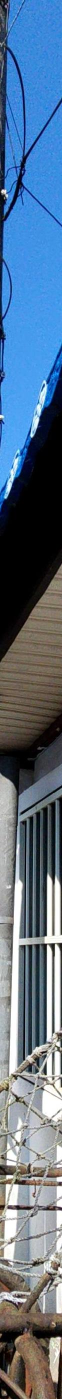
#> input picture 00.jpg, 124 x 2798 px, given in place of 6.jpg, which was not available (shown at 1/2 size)
$ python holeDetection.py
#> lines starting #> are read from the running program, lines starting #| are printed output that depends on the picture; after the words box and inside, x2 and y2 are one past the last pixel; in counts of white or black regions, pixels touching at a corner belong together; pictures that were not available may be replaced by others from this repository, and a replacement may not be noted
# -*- coding: utf-8 -*-
"""
Created on Wed Mar 27 17:26:11 2024

@author: h4tec
"""

import cv2
import numpy as np

# Read the image
image = cv2.imread('C:/Users/h4tec/Desktop/json_parsing/6.jpg')
#> image is the input picture: shape (2798, 124, 3); mean B, G, R 136, 113.2, 90.9

# Convert the image to grayscale
gray = cv2.cvtColor(image, cv2.COLOR_BGR2GRAY)
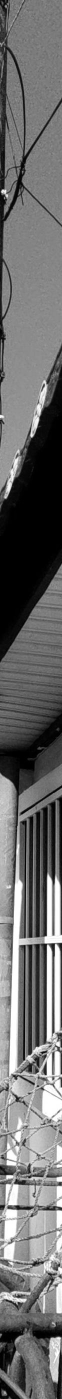
#> gray: shape (2798, 124) (shown at 1/2 size); min 0, max 255, mean 109.2

# Apply Gaussian blur to reduce noise
blurred = cv2.GaussianBlur(gray, (5, 5), 0)

# Perform edge detection using Canny
edges = cv2.Canny(blurred, 50, 150)
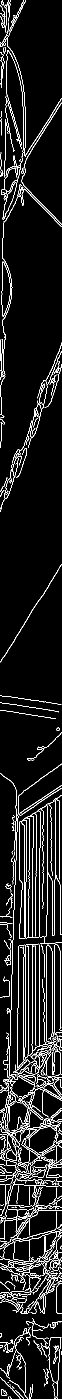
#> edges: shape (2798, 124) (shown at 1/2 size); 7.8% white in thin lines or dots

# Find contours in the edge-detected image
contours, _ = cv2.findContours(edges.copy(), cv2.RETR_EXTERNAL, cv2.CHAIN_APPROX_SIMPLE)
#> contours = 342 contours, 274 with area under 20; largest, box (x1, y1, x2, y2) and area: (38, 1590, 124, 1878) 6110, (34, 1889, 52, 2137) 3416, (95, 2674, 122, 2798) 1636, (2, 333, 42, 439) 869, (13, 2174, 61, 2299) 430

# Initialize a counter for holes
hole_count = 0

# Loop over the contours
for contour in contours:
    for i in contours:
        area = cv2.contourArea(i)
        if  area < 100 :
            # Approximate the contour to a polygon
            approx = cv2.approxPolyDP(contour, 0.01 * cv2.arcLength(contour, True), True)
            # If the contour has fewer than 15 points, it's likely a hole
            if len(approx) < 15:
                hole_count += 1
#> this loop made 342 passes
#> contour on passes 5, 7, 9: [[24, 2773], [27, 2776], [28, 2776], [25, 2773]], [[19, 2768], [21, 2770]], [[15, 2764], [16, 2765], [17, 2765], [16, 2764]]
#> after the loop, hole_count = 75075

# Display the total number of holes
print("Number of holes:", hole_count)
#| Number of holes: 75075

# Display the original image with contours
cv2.drawContours(image, contours, -1, (0, 255, 0), 2)
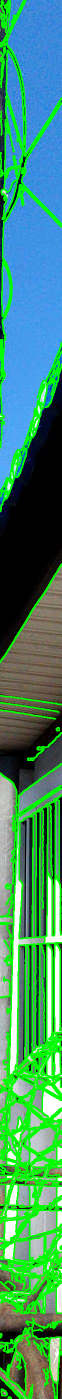
#> image: shape (2798, 124, 3) (shown at 1/2 size); mean B, G, R 105.3, 143.3, 65.3
output_path = 'output_image.jpg'
cv2.imwrite(output_path, image)
cv2.imshow('Contours', image)
cv2.waitKey(0)
cv2.destroyAllWindows()
